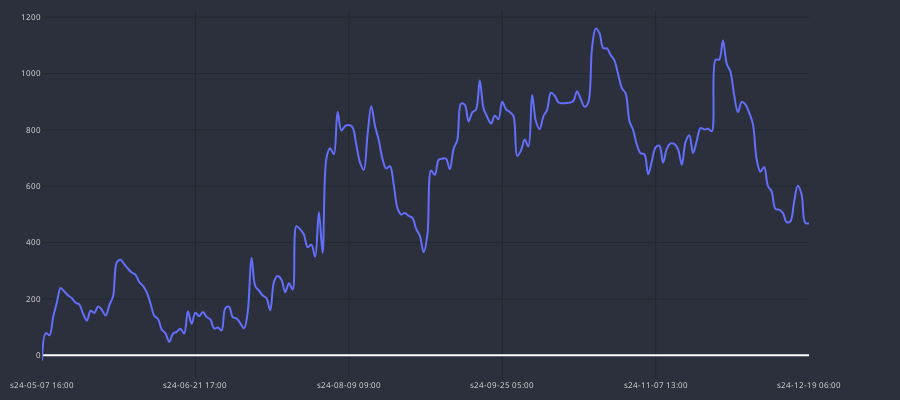

The notebook cell saved with this chart:
### Code cell
cp = CandlePlot(df_gains, candles=False)
cp.show_plot(line_traces=['GAIN_C'])

### Figure 1 — Plotly figure (JSON) as saved in the notebook; plotly's stock layout.template omitted (floating-point values rounded to 4 significant figures; data arrays with more than 128 entries replaced by an {"elided": "..."} marker saying what was removed)
{"data": [{"line": {"shape": "spline", "width": 2}, "name": "GAIN_C", "type": "scatter", "x": {"elided": "206 str values"}, "xaxis": "x", "y": {"elided": "206 float values"}, "yaxis": "y"}], "layout": {"font": {"color": "#e1e1e1", "size": 8}, "height": 400, "margin": {"b": 10, "l": 10, "r": 10, "t": 10}, "paper_bgcolor": "#2c303c", "plot_bgcolor": "#2c303c", "width": 900, "xaxis": {"anchor": "y", "domain": [0, 0.94], "gridcolor": "#1f292f", "nticks": 5, "rangeslider": {"visible": false}}, "yaxis": {"anchor": "x", "domain": [0, 1], "gridcolor": "#1f292f"}, "yaxis2": {"anchor": "x", "gridcolor": "#1f292f", "overlaying": "y", "side": "right"}}}
